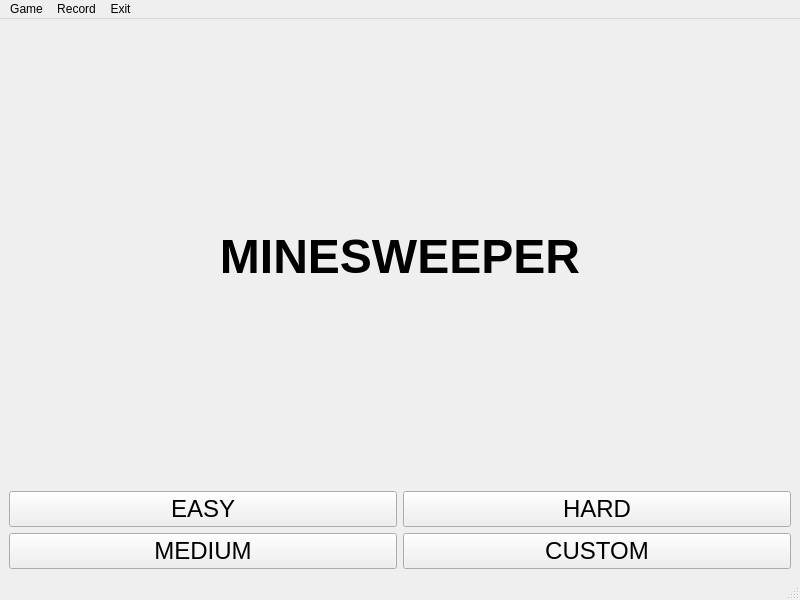
<?xml version="1.0" encoding="UTF-8"?>
<ui version="4.0">
 <class>MainWindow</class>
 <widget class="QMainWindow" name="MainWindow">
  <property name="geometry">
   <rect>
    <x>0</x>
    <y>0</y>
    <width>800</width>
    <height>600</height>
   </rect>
  </property>
  <property name="windowTitle">
   <string>MineSweeper</string>
  </property>
  <property name="tabShape">
   <enum>QTabWidget::TabShape::Rounded</enum>
  </property>
  <widget class="QWidget" name="centralwidget">
   <property name="enabled">
    <bool>true</bool>
   </property>
   <layout class="QVBoxLayout" name="verticalLayout">
    <item>
     <widget class="QLabel" name="title">
      <property name="sizePolicy">
       <sizepolicy hsizetype="Preferred" vsizetype="Preferred">
        <horstretch>0</horstretch>
        <verstretch>0</verstretch>
       </sizepolicy>
      </property>
      <property name="font">
       <font>
        <pointsize>36</pointsize>
        <bold>true</bold>
       </font>
      </property>
      <property name="layoutDirection">
       <enum>Qt::LayoutDirection::LeftToRight</enum>
      </property>
      <property name="text">
       <string>MINESWEEPER</string>
      </property>
      <property name="alignment">
       <set>Qt::AlignmentFlag::AlignCenter</set>
      </property>
     </widget>
    </item>
    <item>
     <layout class="QHBoxLayout" name="actions" stretch="1,1">
      <item>
       <layout class="QVBoxLayout" name="verticalLayout_3">
        <item>
         <widget class="QPushButton" name="bEasy">
          <property name="font">
           <font>
            <pointsize>18</pointsize>
           </font>
          </property>
          <property name="text">
           <string>EASY</string>
          </property>
         </widget>
        </item>
        <item>
         <widget class="QPushButton" name="bMedium">
          <property name="font">
           <font>
            <pointsize>18</pointsize>
           </font>
          </property>
          <property name="text">
           <string>MEDIUM</string>
          </property>
         </widget>
        </item>
       </layout>
      </item>
      <item>
       <layout class="QVBoxLayout" name="verticalLayout_4">
        <item>
         <widget class="QPushButton" name="bHard">
          <property name="font">
           <font>
            <pointsize>18</pointsize>
           </font>
          </property>
          <property name="text">
           <string>HARD</string>
          </property>
         </widget>
        </item>
        <item>
         <widget class="QPushButton" name="bCustom">
          <property name="font">
           <font>
            <pointsize>18</pointsize>
           </font>
          </property>
          <property name="text">
           <string>CUSTOM</string>
          </property>
         </widget>
        </item>
       </layout>
      </item>
     </layout>
    </item>
   </layout>
  </widget>
  <widget class="QMenuBar" name="menubar">
   <property name="geometry">
    <rect>
     <x>0</x>
     <y>0</y>
     <width>800</width>
     <height>20</height>
    </rect>
   </property>
   <widget class="QMenu" name="menuMineSweeper">
    <property name="title">
     <string>Game</string>
    </property>
   </widget>
   <widget class="QMenu" name="menuRecord">
    <property name="title">
     <string>Record</string>
    </property>
   </widget>
   <widget class="QMenu" name="menuExit">
    <property name="title">
     <string>Exit</string>
    </property>
   </widget>
   <addaction name="menuMineSweeper"/>
   <addaction name="menuRecord"/>
   <addaction name="menuExit"/>
  </widget>
  <widget class="QStatusBar" name="statusbar"/>
 </widget>
 <resources/>
 <connections/>
</ui>
